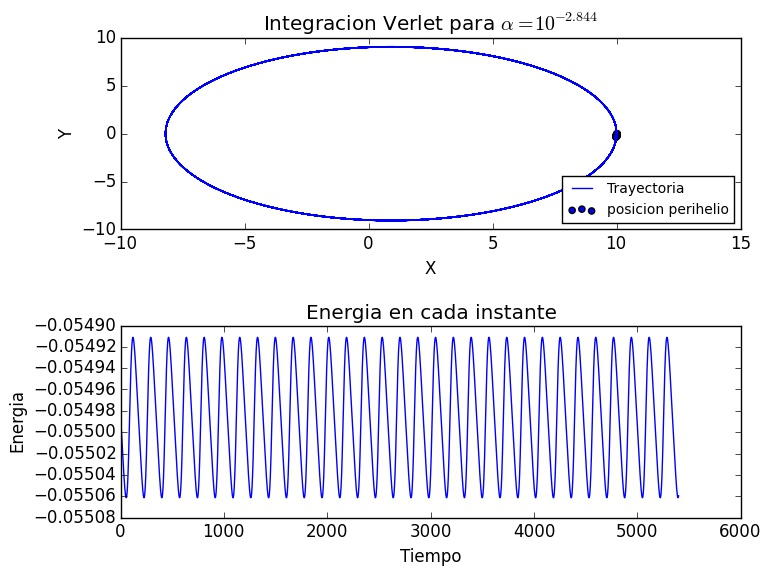

This chart was generated by the following Python code:
#!/usr/bin/env python
# -*- coding: utf-8 -*-

from planeta import Planeta
import pdb
import numpy as np
import scipy.stats
import matplotlib.pyplot as plt
VY0=0.3
condicion_inicial = np.array([10., 0, 0, VY0])

p = Planeta(condicion_inicial, 10**(-2.844))

t_final =  180.*30
numero_pasos = 30000+1
dt= t_final / (float)(numero_pasos)

x = np.zeros(numero_pasos)
y = np.zeros(numero_pasos)
vx = np.zeros(numero_pasos)
vy = np.zeros(numero_pasos)
r = np.zeros(numero_pasos)

energia = np.zeros(numero_pasos)

perihelio = [[], [],[] ]

[x[0],y[0],vx[0],vy[0]] = condicion_inicial
r[0] = np.sqrt(x[0]**2+y[0]**2)
energia[0] = p.energia_total()

p.avanza_rk4(dt)
resultados = p.y_actual

x[1] = resultados[0]
y[1] = resultados[1]
vx[1] = resultados[2]
vy[1] = resultados[3]

r[1] = np.sqrt(x[1]**2+y[1]**2)

energia[1] = p.energia_total()
for i in range (2,numero_pasos):
    #pdb.set_trace()
    p.avanza_verlet(dt,x[i-2],y[i-2])
    resultados = p.y_actual
    x[i] = resultados[0]
    y[i] = resultados[1]
    vx[i] = resultados[2]
    vy[i] = resultados[3]
    energia[i] = p.energia_total()
    r[i] = np.sqrt(x[i]**2+y[i]**2)

    '''encontrando perhielio'''
    e = 0.000005
    valor =10
    if valor-e<r[i] and r[i]<valor+e:
        perihelio[0].append(p.t_actual)
        perihelio[1].append(x[i])
        perihelio[2].append(y[i])

'''calculo velocidad angular de precesion precesion'''
vel_angular = np.zeros(len(perihelio[0])-1)

phi_anterior =  np.tan(perihelio[2][0]/(perihelio[1][0]))
t_anterior = perihelio[0][0]
for i in range(1,len(perihelio[0])):
    phi = np.tan(perihelio[2][i]/(perihelio[1][i]))
    t = perihelio[0][i]
    dphi = phi - phi_anterior
    dt = t-t_anterior

    vel_angular[i-1] = dphi/dt

    t_anterior = t
    phi_anterior = phi

vel_angular = np.round(vel_angular,7)
velocidad_precesion = scipy.stats.mode(vel_angular)[0][0]
print("velocidad angular de precesion = "+(str)(velocidad_precesion))


fig=plt.figure(1)
plt.subplot(2, 1, 1)
fig.subplots_adjust(hspace=.5)
plt.plot(x , y, label = "Trayectoria")
plt.title("Integracion Verlet para $\\alpha = 10^{-2.844}$")
plt.xlabel("X")
plt.ylabel("Y")
plt.scatter(perihelio[1],perihelio[2],label="posicion perihelio")
plt.legend(loc="lower right",fontsize=10)


t_values = np.linspace(1,t_final,numero_pasos)
plt.subplot(2, 1, 2)
plt.plot(t_values,energia)
plt.title("Energia en cada instante")
plt.xlabel("Tiempo")
plt.ylabel("Energia")

plt.savefig("precesion.jpg", bbox_inches='tight')
plt.show()
